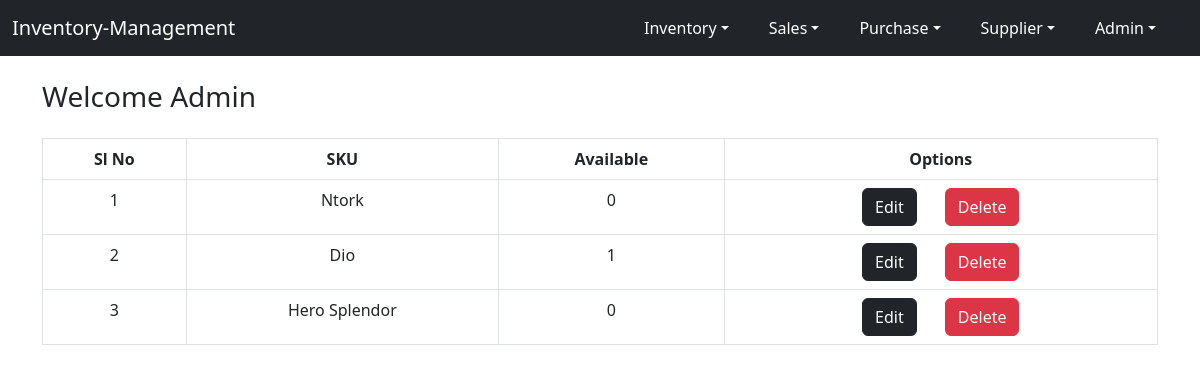
Page /index/ (signed in) on the committed database.
### inventory/models.py (models this page shows, shortened)
class InventoryModel(models.Model):
    name = models.CharField(max_length=100)
    type = models.CharField(
        max_length = 20,
        choices = PRODUCT_TYPE,
        default = '2_WHEELER'
    )
    available_quantity = models.SmallIntegerField(default=0)

### inventory/views.py (the view)
# urls.py: path('index/', views.index, name='index'),
@login_required
def index(request):
    model = InventoryModel.objects.all()
    return render(request, 'inventory/index.html', {
        'model': model
    })

### inventory/templates/inventory/index.html (shortened to what this page needs)
{% extends 'base.html' %}
{% block content %}
    <div class='container'>
        <h3 class='mt-4 mb-4'> Welcome {{user.username|capfirst}} </h3>
        <table class="table table-hover table-bordered text-center">
            <thead>
              <tr>
                <th scope="col">Sl No</th>
                <th scope="col">SKU</th>
                <th scope="col">Available</th>
                <th scope="col">Options</th>
              </tr>
            </thead>
            <tbody>
                {% for row in model %}
                    <tr>
                        <td>{{ forloop.counter }}</td>
                        <td>{{ row.name }}</td>
                        <td>{{ row.available_quantity }}</td>
                        <td><a class='btn btn-dark me-4' href={% url 'edit-stock' row.name %}>Edit</a>
                            <a class='btn btn-danger' href={% url 'delete-stock' row.name %}>Delete</a></td>
                    </tr>
                {% endfor %}
            </tbody>
          </table>
    </div>
{% endblock %}

### templates/base.html (shortened to what this page needs)
<!DOCTYPE html>
<html lang="en">
<head>
    <link href="https://cdn.jsdelivr.net/npm/bootstrap@5.2.0-beta1/dist/css/bootstrap.min.css" rel="stylesheet">
</head>
<body>
    <nav class="navbar navbar-expand-lg navbar-dark bg-dark">
        <div class="container-fluid">
            {% if not user.is_authenticated %}
                <a class="navbar-brand" href="{% url 'sign-in' %}">
                    Inventory-Management
                </a>
            {% else %}
                <a class="navbar-brand" href="{% url 'index' %}">
                    Inventory-Management
                </a>
            {% endif %}
            <ul class="nav justify-content-end ">
                {% if not user.is_authenticated %}
                    <li class="nav-item">
                        <a class="nav-link text-white" href="{% url 'sign-up' %}">Sign Up</a>
                    </li>
                 {% else %}
                    <div class="collapse navbar-collapse" id="navbarNavDarkDropdown">
                        <ul class="navbar-nav">
                            <li class="nav-item dropdown me-4">
                                <a class="nav-link text-white dropdown-toggle" href="{% url 'index' %} id="navbarDarkDropdownMenuLink" role="button" data-bs-toggle="dropdown" aria-expanded="false"">Inventory</a>
                            </li>
                            <li class="nav-item dropdown me-4">
                                <a class="nav-link text-white dropdown-toggle" href="{% url 'index' %} id="navbarDarkDropdownMenuLink" role="button" data-bs-toggle="dropdown" aria-expanded="false"">Sales</a>
                            </li>
                            <li class="nav-item dropdown me-4">
                                <a class="nav-link text-white dropdown-toggle" href="#" id="navbarDarkDropdownMenuLink" role="button" data-bs-toggle="dropdown" aria-expanded="false">Purchase</a>
                            </li>
                            <li class="nav-item dropdown me-4">
                                <a class="nav-link text-white dropdown-toggle" href="#" id="navbarDarkDropdownMenuLink" role="button" data-bs-toggle="dropdown" aria-expanded="false">Supplier</a>
                            </li>
                            <li class="nav-item dropdown me-4">
                                <a class="nav-link text-white dropdown-toggle" href="#" id="navbarDarkDropdownMenuLink" role="button" data-bs-toggle="dropdown" aria-expanded="false">{{user.username|capfirst}}</a>
                            </li>
                        </ul>
                    </div>
                {% endif %}
            </ul>
        </div>
    </nav>
    {% block content %}
    {% endblock %}
</body>
</html>

### rows in the picture
InventoryModel: name "Ntork", available_quantity "0"
InventoryModel: name "Dio", available_quantity "1"
InventoryModel: name "Hero Splendor", available_quantity "0"

### other values in the picture
{{ user.username|capfirst }} "Admin"
